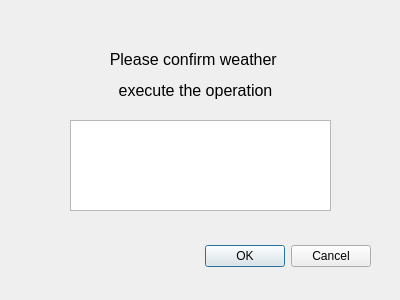
<?xml version="1.0" encoding="UTF-8"?>
<ui version="4.0">
 <class>Dialog</class>
 <widget class="QDialog" name="Dialog">
  <property name="geometry">
   <rect>
    <x>0</x>
    <y>0</y>
    <width>400</width>
    <height>300</height>
   </rect>
  </property>
  <property name="windowTitle">
   <string>Dialog</string>
  </property>
  <widget class="QDialogButtonBox" name="buttonBox">
   <property name="geometry">
    <rect>
     <x>30</x>
     <y>240</y>
     <width>341</width>
     <height>32</height>
    </rect>
   </property>
   <property name="orientation">
    <enum>Qt::Horizontal</enum>
   </property>
   <property name="standardButtons">
    <set>QDialogButtonBox::Cancel|QDialogButtonBox::Ok</set>
   </property>
  </widget>
  <widget class="QLabel" name="label">
   <property name="geometry">
    <rect>
     <x>60</x>
     <y>40</y>
     <width>271</width>
     <height>71</height>
    </rect>
   </property>
   <property name="text">
    <string>&lt;html&gt;&lt;head/&gt;&lt;body&gt;&lt;p align=&quot;center&quot;&gt;&lt;span style=&quot; font-size:12pt;&quot;&gt;Please confirm weather &lt;/span&gt;&lt;/p&gt;&lt;p align=&quot;center&quot;&gt;&lt;span style=&quot; font-size:12pt;&quot;&gt;execute the operation&lt;/span&gt;&lt;/p&gt;&lt;/body&gt;&lt;/html&gt;</string>
   </property>
  </widget>
  <widget class="QTextBrowser" name="textBrowser">
   <property name="geometry">
    <rect>
     <x>70</x>
     <y>120</y>
     <width>261</width>
     <height>91</height>
    </rect>
   </property>
  </widget>
 </widget>
 <resources/>
 <connections>
  <connection>
   <sender>buttonBox</sender>
   <signal>accepted()</signal>
   <receiver>Dialog</receiver>
   <slot>accept()</slot>
   <hints>
    <hint type="sourcelabel">
     <x>248</x>
     <y>254</y>
    </hint>
    <hint type="destinationlabel">
     <x>157</x>
     <y>274</y>
    </hint>
   </hints>
  </connection>
  <connection>
   <sender>buttonBox</sender>
   <signal>rejected()</signal>
   <receiver>Dialog</receiver>
   <slot>reject()</slot>
   <hints>
    <hint type="sourcelabel">
     <x>316</x>
     <y>260</y>
    </hint>
    <hint type="destinationlabel">
     <x>286</x>
     <y>274</y>
    </hint>
   </hints>
  </connection>
 </connections>
</ui>
